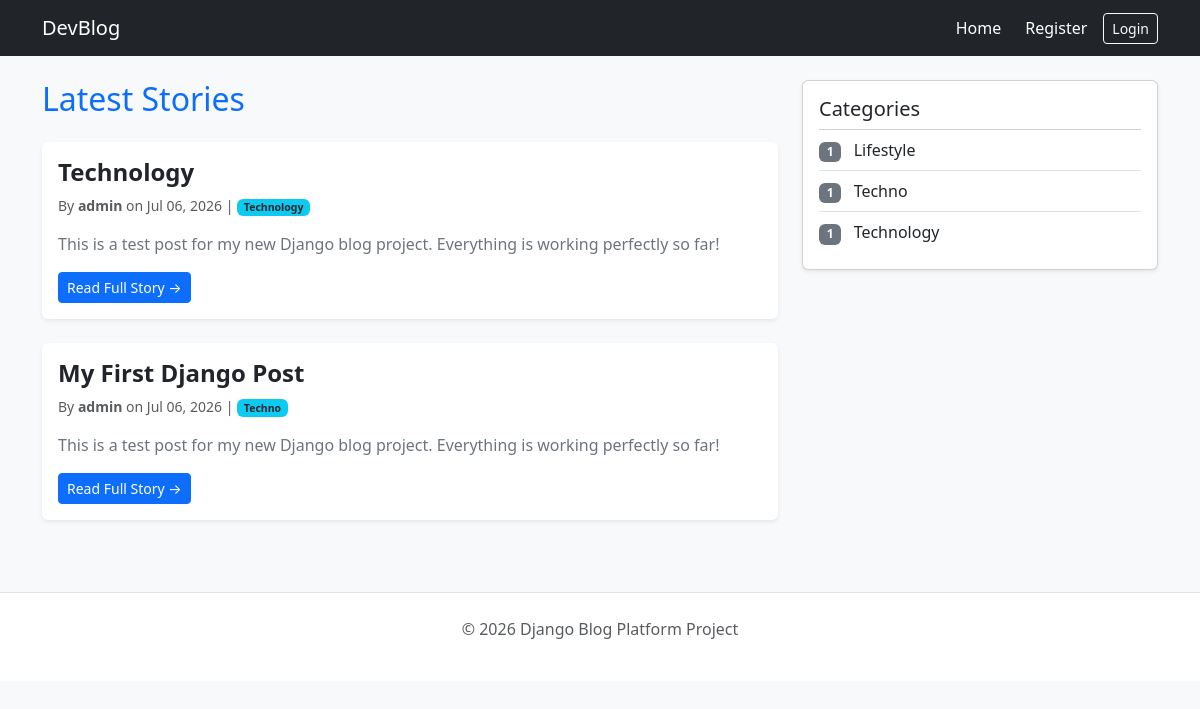
The page / on the database its author committed.
### blog/models.py (models this page shows, shortened)
class Post(models.Model):
    STATUS_CHOICES = [
        ('draft', 'Draft'),
        ('published', 'Published'),
    ]
    title = models.CharField(max_length=200)
    slug = models.SlugField(max_length=200, unique=True)
    author = models.ForeignKey(User, on_delete=models.CASCADE, related_name='posts')
    category = models.ForeignKey(Category, on_delete=models.SET_NULL, null=True, blank=True, related_name='posts')
    content = models.TextField()
    excerpt = models.TextField(max_length=300, blank=True)
    cover_image = models.ImageField(upload_to='post_images/', blank=True)
    status = models.CharField(max_length=10, choices=STATUS_CHOICES, default='draft')
    created_at = models.DateTimeField(auto_now_add=True)
    updated_at = models.DateTimeField(auto_now=True)
    published_at = models.DateTimeField(null=True, blank=True)
    class Meta:
        ordering = ['-published_at', '-created_at'] # Newest first

class Category(models.Model):
    name = models.CharField(max_length=100, unique=True)
    slug = models.SlugField(max_length=100, unique=True)
    description = models.TextField(blank=True)
    created_at = models.DateTimeField(auto_now_add=True)
    class Meta:
        verbose_name_plural = 'categories'
        ordering = ['name']

### blog/views.py (the view)
# urls.py: path('', PostListView.as_view(), name='blog_home'),
class PostListView(ListView):
    model = Post
    template_name = 'blog/home.html'
    context_object_name = 'posts'
    paginate_by = 5
    def get_queryset(self):
        return Post.objects.filter(status='published').order_by('-published_at')
    def get_context_data(self, **kwargs):
        context = super().get_context_data(**kwargs)
        context['categories'] = Category.objects.all()
        return context

### blog/templates/blog/home.html (shortened to what this page needs)
{% extends 'blog/base.html' %}
{% block content %}
    <h2 class="mb-4 text-primary">Latest Stories</h2>
    {% for post in posts %}
        <div class="card mb-4 shadow-sm border-0">
            <div class="card-body">
                <h3 class="card-title h4 mb-2">
                    <a href="{% url 'post_detail' post.slug %}" class="text-decoration-none text-dark fw-bold">
                        {{ post.title }}
                    </a>
                </h3>
                <div class="text-muted small mb-3">
                    By <strong>{{ post.author.username }}</strong> on {{ post.published_at|date:"M d, Y" }}
                    {% if post.category %}
                        | <span class="badge bg-info text-dark">{{ post.category.name }}</span>
                    {% endif %}
                </div>
                <p class="card-text text-secondary">
                    {% if post.excerpt %}
                        {{ post.excerpt }}
                    {% else %}
                        {{ post.content|truncatewords:30 }}
                    {% endif %}
                </p>
                <a href="{% url 'post_detail' post.slug %}" class="btn btn-primary btn-sm">Read Full Story &rarr;</a>
            </div>
        </div>
    {% empty %}
        <div class="alert alert-info">No posts have been published yet!</div>
    {% endfor %}
{% endblock %}

### blog/templates/blog/base.html (shortened to what this page needs)
<!DOCTYPE html>
<html lang="en">
<head>
    <link href="https://cdn.jsdelivr.net/npm/bootstrap@5.3.0/dist/css/bootstrap.min.css" rel="stylesheet">
</head>
<body class="bg-light">
    <nav class="navbar navbar-expand-lg navbar-dark bg-dark mb-4">
        <div class="container">
            <a class="navbar-brand" href="{% url 'blog_home' %}">DevBlog</a>
            <div class="navbar-nav ms-auto">
                <a class="nav-link text-white me-2" href="{% url 'blog_home' %}">Home</a>
                {% if user.is_authenticated %}
                    <a class="nav-link text-white me-2" href="{% url 'post_create' %}">+ New Post</a>
                    <span class="nav-link text-white me-3">Welcome, {{ user.username }}</span>
                    <a class="btn btn-outline-light btn-sm my-auto" href="/accounts/logout/">Logout</a>
                {% else %}
                    <a class="nav-link text-white me-2" href="{% url 'register' %}">Register</a>
                    <a class="btn btn-outline-light btn-sm my-auto" href="/accounts/login/">Login</a>
                {% endif %}
            </div>
        </div>
    </nav>
    <div class="container">
        <div class="row">
            <div class="col-md-8">
                {% block content %}{% endblock %}
            </div>
            <div class="col-md-4">
                <div class="card p-3 mb-4 shadow-sm">
                    <h5>Categories</h5>
                    <ul class="list-group list-group-flush">
                        {% for cat in categories %}
                            <li class="list-group-item bg-transparent px-0">
                                <span class="badge bg-secondary me-2">{{ cat.posts.count }}</span>
                                {{ cat.name }}
                            </li>
                        {% empty %}
                            <li class="list-group-item bg-transparent px-0 text-muted">No categories yet.</li>
                        {% endfor %}
                    </ul>
                </div>
            </div>
        </div>
    </div>
    <footer class="text-center text-muted py-4 mt-5 border-top bg-white">
        <p>&copy; 2026 Django Blog Platform Project</p>
    </footer>
</body>
</html>

### rows shown on the page
Post: title "Technology", author.username "admin", published_at "Jul 06, 2026", category.name "Technology", content "This is a test post for my new Django blog project. Everything is working perfectly so far!"
Post: title "My First Django Post", author.username "admin", published_at "Jul 06, 2026", category.name "Techno", content "This is a test post for my new Django blog project. Everything is working perfectly so far!"
Category: posts.count "1", name "Lifestyle"
Category: posts.count "1", name "Techno"
Category: posts.count "1", name "Technology"
